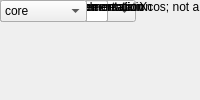
<?xml version="1.0" encoding="UTF-8"?>
<ui version="4.0">
 <class>MainWindow</class>
 <widget class="QMainWindow" name="MainWindow">
  <property name="windowTitle"><string>Bus Single Port RAM</string></property>
  <widget class="QWidget" name="centralwidget">
   <!-- NOTE: this is a simplified structural mirror of the generated
        <module>_ui.py, not a full round-trip Designer file. Regenerate
        both from the same spec if you need to edit layout by hand. -->
       <widget class="QLabel" name="label_name">
     <property name="text"><string>Block name</string></property>
    </widget>
       <widget class="QLineEdit" name="name"/>
       <widget class="QLabel" name="label_addr_width">
     <property name="text"><string>Address Width (added for Xcos; not a casper_library mask param)</string></property>
    </widget>
       <widget class="QSpinBox" name="addr_width"/>
       <widget class="QLabel" name="label_n_bits">
     <property name="text"><string>data word bit widths</string></property>
    </widget>
       <widget class="QLineEdit" name="n_bits"/>
       <widget class="QLabel" name="label_bin_pts">
     <property name="text"><string>data word binary points</string></property>
    </widget>
       <widget class="QLineEdit" name="bin_pts"/>
       <widget class="QLabel" name="label_init_vector">
     <property name="text"><string>initial value vector</string></property>
    </widget>
       <widget class="QLineEdit" name="init_vector"/>
       <widget class="QLabel" name="label_max_fanout">
     <property name="text"><string>limit fanout to ?</string></property>
    </widget>
       <widget class="QLineEdit" name="max_fanout"/>
       <widget class="QLabel" name="label_mem_type">
     <property name="text"><string>memory type</string></property>
    </widget>
       <widget class="QComboBox" name="mem_type">
     <item><property name="text"><string>Distributed memory</string></property></item>
     <item><property name="text"><string>Block RAM</string></property></item>
    </widget>
       <widget class="QLabel" name="label_bram_optimization">
     <property name="text"><string>memory optimization</string></property>
    </widget>
       <widget class="QComboBox" name="bram_optimization">
     <item><property name="text"><string>Area</string></property></item>
     <item><property name="text"><string>Speed</string></property></item>
    </widget>
       <widget class="QLabel" name="label_async_op">
     <property name="text"><string>asynchronous</string></property>
    </widget>
       <widget class="QCheckBox" name="async_op"/>
       <widget class="QLabel" name="label_misc">
     <property name="text"><string>misc support</string></property>
    </widget>
       <widget class="QCheckBox" name="misc"/>
       <widget class="QLabel" name="label_bram_latency">
     <property name="text"><string>bram latency</string></property>
    </widget>
       <widget class="QLineEdit" name="bram_latency"/>
       <widget class="QLabel" name="label_fan_latency">
     <property name="text"><string>input register latency</string></property>
    </widget>
       <widget class="QLineEdit" name="fan_latency"/>
       <widget class="QLabel" name="label_addr_register">
     <property name="text"><string>addr input register</string></property>
    </widget>
       <widget class="QCheckBox" name="addr_register"/>
       <widget class="QLabel" name="label_addr_implementation">
     <property name="text"><string>addr register implementation</string></property>
    </widget>
       <widget class="QComboBox" name="addr_implementation">
     <item><property name="text"><string>core</string></property></item>
     <item><property name="text"><string>behavioral</string></property></item>
    </widget>
       <widget class="QLabel" name="label_din_register">
     <property name="text"><string>din input register</string></property>
    </widget>
       <widget class="QCheckBox" name="din_register"/>
       <widget class="QLabel" name="label_din_implementation">
     <property name="text"><string>din register implementation</string></property>
    </widget>
       <widget class="QComboBox" name="din_implementation">
     <item><property name="text"><string>core</string></property></item>
     <item><property name="text"><string>behavioral</string></property></item>
    </widget>
       <widget class="QLabel" name="label_we_register">
     <property name="text"><string>we input register</string></property>
    </widget>
       <widget class="QCheckBox" name="we_register"/>
       <widget class="QLabel" name="label_we_implementation">
     <property name="text"><string>we register implementation</string></property>
    </widget>
       <widget class="QComboBox" name="we_implementation">
     <item><property name="text"><string>core</string></property></item>
     <item><property name="text"><string>behavioral</string></property></item>
    </widget>
       <widget class="QLabel" name="label_en_register">
     <property name="text"><string>en input register</string></property>
    </widget>
       <widget class="QCheckBox" name="en_register"/>
       <widget class="QLabel" name="label_en_implementation">
     <property name="text"><string>en register implementation</string></property>
    </widget>
       <widget class="QComboBox" name="en_implementation">
     <item><property name="text"><string>core</string></property></item>
     <item><property name="text"><string>behavioral</string></property></item>
    </widget>
  </widget>
 </widget>
 <resources/>
 <connections/>
</ui>
